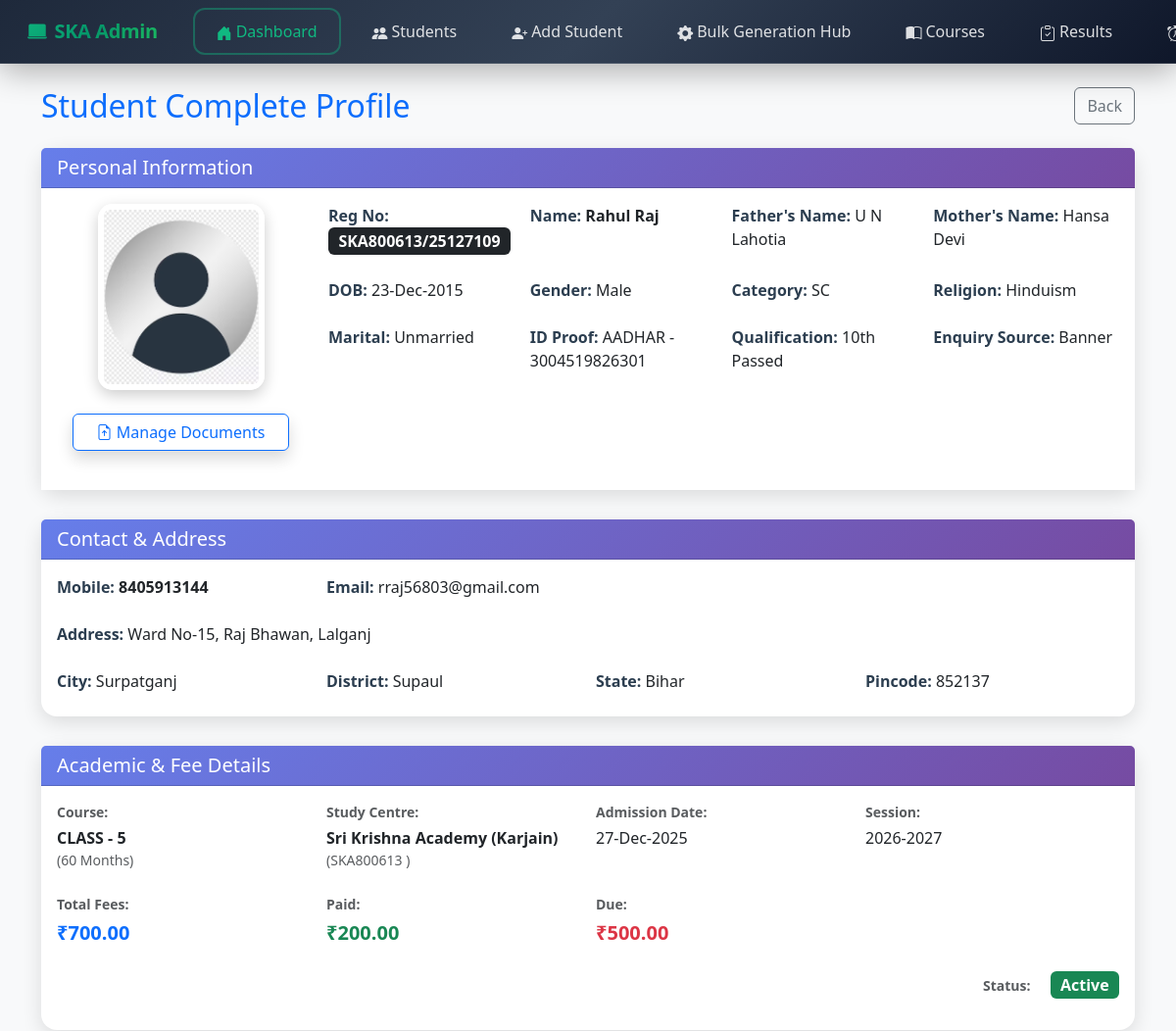
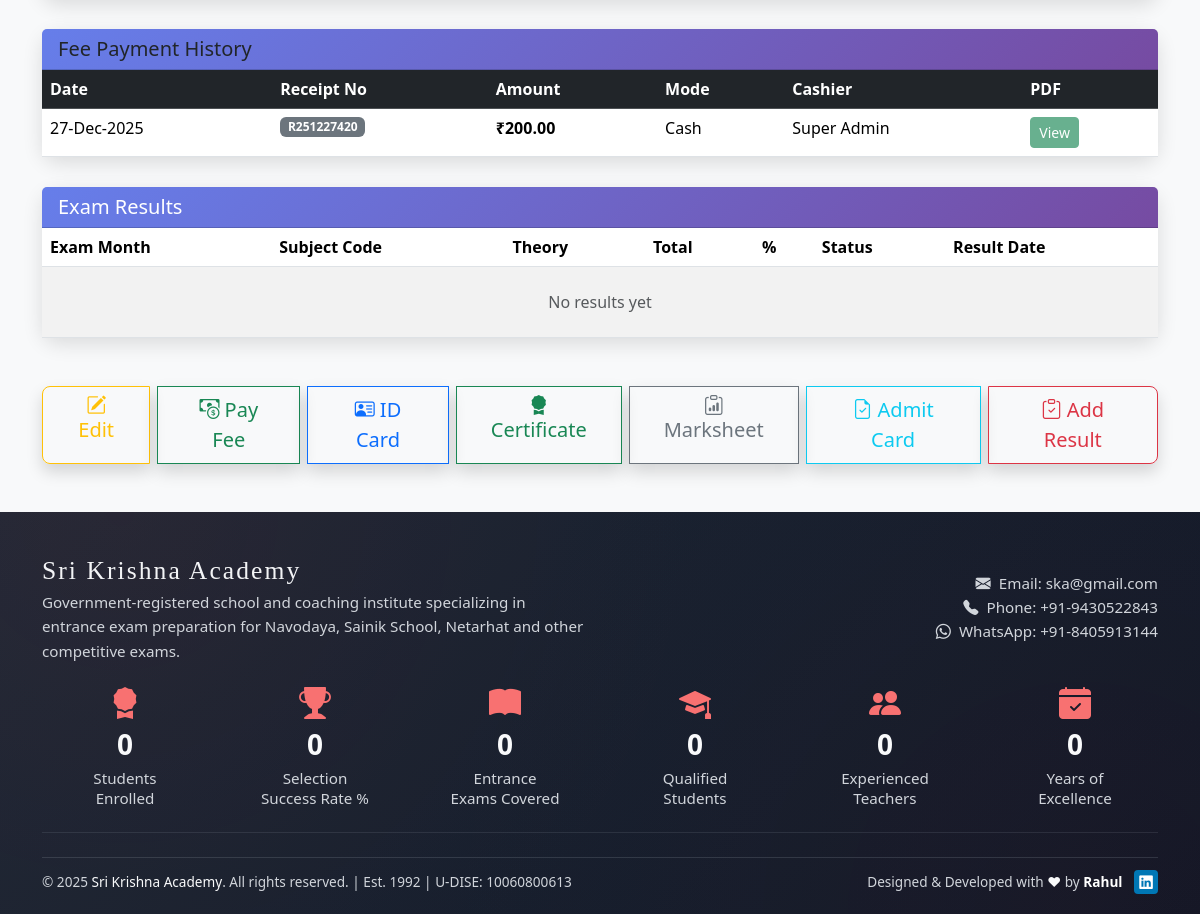
/admin/view-student?reg=SKA800613/25127109 (signed in), run on the app's committed database (2 pictures, top to bottom).
### tables this page shows
CREATE TABLE `students` (
  `id` int(11) NOT NULL,
  `reg_no` varchar(50) DEFAULT NULL,
  `student_name` varchar(100) DEFAULT NULL,
  `father_name` varchar(100) DEFAULT NULL,
  `mother_name` varchar(100) DEFAULT NULL,
  `dob` date DEFAULT NULL,
  `gender` enum('Male','Female','Other') DEFAULT NULL,
  `category` varchar(50) DEFAULT NULL,
  `marital_status` varchar(30) DEFAULT NULL,
  `identity_type` varchar(50) DEFAULT NULL,
  `id_number` varchar(50) DEFAULT NULL,
  `qualification` varchar(100) DEFAULT NULL,
  `mobile` varchar(15) DEFAULT NULL,
  `email` varchar(100) DEFAULT NULL,
  `address` text DEFAULT NULL,
  `pincode` varchar(10) DEFAULT NULL,
  `state` varchar(50) DEFAULT NULL,
  `district` varchar(50) DEFAULT NULL,
  `city` varchar(50) DEFAULT NULL,
  `study_center_code` varchar(20) DEFAULT NULL,
  `religion` varchar(50) DEFAULT NULL,
  `course_code` varchar(200) DEFAULT NULL,
  `session_year` varchar(20) DEFAULT NULL,
  `enquiry_source` varchar(100) DEFAULT NULL,
  `photo` varchar(255) DEFAULT NULL,
  `total_fees` decimal(10,2) DEFAULT NULL,
  `admission_date` date DEFAULT NULL,
  `status` varchar(20) DEFAULT 'Active',
  `id_card_generated` varchar(10) DEFAULT 'No' COMMENT 'Yes/No - ID card generation status',
  `marksheet_gen` varchar(10) NOT NULL DEFAULT 'No',
  `certificate_gen` varchar(10) NOT NULL DEFAULT 'No',
  `admit_card_gen` varchar(10) NOT NULL DEFAULT 'No',
  `marksheet_gen_date` date DEFAULT NULL,
  `certificate_gen_date` date DEFAULT NULL
);

CREATE TABLE `courses` (
  `id` int(11) NOT NULL,
  `course_code` varchar(20) NOT NULL,
  `course_name` varchar(100) NOT NULL,
  `duration` varchar(30) NOT NULL,
  `fees` decimal(8,2) NOT NULL,
  `is_active` tinyint(1) DEFAULT 1 COMMENT '1-Active\r\n0-Inactive',
  `created_at` datetime DEFAULT current_timestamp()
);

CREATE TABLE `study_centers` (
  `id` int(11) NOT NULL,
  `center_code` varchar(20) NOT NULL,
  `center_name` varchar(255) NOT NULL,
  `district` varchar(100) NOT NULL,
  `state` varchar(100) DEFAULT 'Bihar',
  `address` text DEFAULT NULL,
  `pincode` varchar(10) DEFAULT NULL,
  `phone` varchar(20) DEFAULT NULL,
  `is_active` tinyint(1) DEFAULT 1 COMMENT '1-Active\r\n0-Inactive',
  `created_at` timestamp NOT NULL DEFAULT current_timestamp()
);

CREATE TABLE `fee_payments` (
  `id` int(11) NOT NULL,
  `reg_no` varchar(50) NOT NULL,
  `amount` decimal(8,2) NOT NULL,
  `payment_mode` varchar(20) DEFAULT 'Cash',
  `receipt_no` varchar(30) DEFAULT NULL,
  `payment_date` date DEFAULT curdate(),
  `added_by` varchar(50) DEFAULT NULL,
  `created_at` datetime DEFAULT current_timestamp()
);

### admin/view-student.php (the view, shortened to what the rows shown need)
<?php
include '../includes/db.php';
$reg_no = $_GET['reg'];
$stmt = $pdo->prepare("
    SELECT s.*,
           c.course_name, c.duration,
           sc.center_name AS center_name, sc.center_code
    FROM students s
    LEFT JOIN courses c ON s.course_code = c.course_code
    LEFT JOIN study_centers sc ON s.study_center_code = sc.center_code
    WHERE s.reg_no = ?
");
$stmt->execute([$reg_no]);
$student = $stmt->fetch();
$paid_stmt = $pdo->prepare("SELECT COALESCE(SUM(amount), 0) FROM fee_payments WHERE reg_no = ?");
$paid_stmt->execute([$reg_no]);
$paid_fees = $paid_stmt->fetchColumn();
$due_fees = $student['total_fees'] - $paid_fees;
$payment_stmt = $pdo->prepare("SELECT * FROM fee_payments WHERE reg_no = ? ORDER BY payment_date DESC");
$payment_stmt->execute([$reg_no]);
$payments = $payment_stmt->fetchAll();
?>
<!DOCTYPE html>
<html lang="en">
<head>
    <link href="https://cdn.jsdelivr.net/npm/bootstrap@5.3.3/dist/css/bootstrap.min.css" rel="stylesheet">
    <link href="https://cdn.jsdelivr.net/npm/bootstrap-icons@1.11.0/font/bootstrap-icons.css" rel="stylesheet">
</head>
<body>
    <div class="container mt-4 mb-5">
        <div class="d-flex justify-content-between align-items-center mb-4">
            <h2 class="text-primary mb-0">Student Complete Profile</h2>
        </div>
        <div class="card section-card">
            <div class="card-body bg-white">
                <div class="row align-items-start">
                    <div class="col-lg-9">
                        <div class="row g-3">
                            <div class="col-lg-3 col-md-6 mb-2">
                                <span class="info-label">Reg No:</span>
                                <span class="badge bg-dark fs-6"><?= $reg_no ?></span>
                            </div>
                            <div class="col-lg-3 col-md-6 mb-2">
                                <span class="info-label">Name:</span>
                                <strong><?= htmlspecialchars($student['student_name']) ?></strong>
                            </div>
                            <div class="col-lg-3 col-md-6 mb-2">
                                <span class="info-label">Father's Name:</span>
                                <?= htmlspecialchars($student['father_name'] ?: '—') ?>
                            </div>
                            <div class="col-lg-3 col-md-6 mb-2">
                                <span class="info-label">Mother's Name:</span>
                                <?= htmlspecialchars($student['mother_name'] ?: '—') ?>
                            </div>
                            <div class="col-lg-3 col-md-6 mb-2">
                                <span class="info-label">DOB:</span>
                                <?= $student['dob'] ? date('d-M-Y', strtotime($student['dob'])) : '—' ?>
                            </div>
                            <div class="col-lg-3 col-md-6 mb-2">
                                <span class="info-label">Gender:</span>
                                <?= $student['gender'] ?: '—' ?>
                            </div>
                            <div class="col-lg-3 col-md-6 mb-2">
                                <span class="info-label">Category:</span>
                                <?= $student['category'] ?: '—' ?>
                            </div>
                            <div class="col-lg-3 col-md-6 mb-2">
                                <span class="info-label">Religion:</span>
                                <?= htmlspecialchars($student['religion'] ?: '—') ?>
                            </div>
                            <div class="col-lg-3 col-md-6 mb-2">
                                <span class="info-label">Marital:</span>
                                <?= $student['marital_status'] ?: '—' ?>
                            </div>
                            <div class="col-lg-3 col-md-6 mb-2">
                                <span class="info-label">ID Proof:</span>
                                <?= $student['identity_type'] ?> - <?= htmlspecialchars($student['id_number'] ?: '—') ?>
                            </div>
                            <div class="col-lg-3 col-md-6 mb-2">
                                <span class="info-label">Qualification:</span>
                                <?= htmlspecialchars($student['qualification'] ?: '—') ?>
                            </div>
                            <div class="col-lg-3 col-md-6 mb-2">
                                <span class="info-label">Enquiry Source:</span>
                                <?= htmlspecialchars($student['enquiry_source'] ?: '—') ?>
                            </div>
                        </div>
                    </div>
                </div>
            </div>
        </div>
        <div class="card section-card">
            <div class="card-body">
                <div class="row g-3">
                    <div class="col-lg-3 col-md-6 mb-2"><span class="info-label">Mobile:</span>
                        <strong><?= $student['mobile'] ?></strong>
                    </div>
                    <div class="col-lg-5 col-md-6 mb-2"><span class="info-label">Email:</span>
                        <?= $student['email'] ? htmlspecialchars($student['email']) : '—' ?></div>
                    <div class="col-lg-12 mb-2"><span class="info-label">Address:</span>
                        <?= nl2br(htmlspecialchars($student['address'] ?: '—')) ?></div>
                    <div class="col-lg-3 col-md-6 mb-2"><span class="info-label">City:</span>
                        <?= htmlspecialchars($student['city'] ?: '—') ?></div>
                    <div class="col-lg-3 col-md-6 mb-2"><span class="info-label">District:</span>
                        <?= htmlspecialchars($student['district'] ?: '—') ?></div>
                    <div class="col-lg-3 col-md-6 mb-2"><span class="info-label">State:</span>
                        <?= htmlspecialchars($student['state'] ?: '—') ?></div>
                    <div class="col-lg-3 col-md-6 mb-2"><span class="info-label">Pincode:</span>
                        <?= $student['pincode'] ?: '—' ?></div>
                </div>
            </div>
        </div>
        <div class="card section-card">
            <div class="card-body">
                <div class="row g-3 align-items-start">
                    <div class="col-lg-3 col-md-6 mb-2">
                        <small class="info-label d-block text-muted mb-1">Course:</small>
                        <strong class="d-block"><?= htmlspecialchars($student['course_name']) ?></strong>
                        <small
                            class="d-block text-muted"><?= $student['duration'] ? "({$student['duration']})" : '' ?></small>
                    </div>
                    <div class="col-lg-3 col-md-6 mb-2">
                        <small class="info-label d-block text-muted mb-1">Study Centre:</small>
                        <strong
                            class="d-block"><?= htmlspecialchars($student['center_name'] ?: 'Main Centre') ?></strong>
                        <small
                            class="d-block text-muted"><?= $student['center_code'] ? "({$student['center_code']})" : '' ?></small>
                    </div>
                    <div class="col-lg-3 col-md-6 mb-2">
                        <small class="info-label d-block text-muted mb-1">Admission Date:</small>
                        <span class="d-block"><?= date('d-M-Y', strtotime($student['admission_date'])) ?></span>
                    </div>
                    <div class="col-lg-3 col-md-6 mb-2">
                        <small class="info-label d-block text-muted mb-1">Session:</small>
                        <?= $student['session_year'] ?: '—' ?>
                    </div>
                    <div class="col-lg-3 col-md-6 mb-2">
                        <small class="info-label d-block text-muted mb-1">Total Fees:</small>
                        <strong
                            class="text-primary fs-5 d-block">₹<?= number_format($student['total_fees'], 2) ?></strong>
                    </div>
                    <div class="col-lg-3 col-md-6 mb-2">
                        <small class="info-label d-block text-muted mb-1">Paid:</small>
                        <strong class="text-success fs-5 d-block">₹<?= number_format($paid_fees, 2) ?></strong>
                    </div>
                    <div class="col-lg-3 col-md-6 mb-2">
                        <small class="info-label d-block text-muted mb-1">Due:</small>
                        <strong class="text-danger fs-5 d-block">₹<?= number_format($due_fees, 2) ?></strong>
                    </div>
                    <div class="col-12 text-end mb-3">
                        <small class="info-label d-inline-block text-muted me-3">Status:</small>
                        <?php
                        $status = $student['status'] ?? 'Active';
                        if ($status == 'Active')
                            $color = 'success';
                        elseif ($status == 'Completed')
                            $color = 'primary';
                        elseif ($status == 'Dropped')
                            $color = 'danger';
                        else
                            $color = 'warning';
                        ?>
                        <span class="badge bg-<?= $color ?> fs-6"><?= $status ?></span>
                    </div>
                </div>
            </div>
        </div>
        <div class="card section-card">
            <div class="card-body p-0">
                <div class="table-responsive">
                    <table class="table table-hover mb-0">
                        <thead class="table-dark">
                            <tr>
                                <th>Date</th>
                                <th>Receipt No</th>
                                <th>Amount</th>
                                <th>Mode</th>
                                <th>Cashier</th>
                                <th>PDF</th>
                            </tr>
                        </thead>
                        <tbody>
                            <?php foreach ($payments as $p): ?>
                                <tr>
                                    <td><?= date('d-M-Y', strtotime($p['payment_date'])) ?></td>
                                    <td><span class="badge bg-secondary"><?= $p['receipt_no'] ?></span></td>
                                    <td><strong>₹<?= number_format($p['amount'], 2) ?></strong></td>
                                    <td><?= htmlspecialchars($p['payment_mode']) ?></td>
                                    <td><?= htmlspecialchars($p['added_by']) ?></td>
                                    <td>
                                        <span class="btn btn-sm btn-success disabled"
                                            style="pointer-events: none; cursor: not-allowed;" title="Not available">
                                            View
                                        </span>
                                    </td>
                                </tr>
                            <?php endforeach; ?>
                        </tbody>
                    </table>
                </div>
            </div>
        </div>
        <div class="card section-card">
            <div class="card-body p-0">
                <div class="table-responsive">
                    <table class="table table-striped mb-0">
                        <thead class="bg-light">
                            <tr>
                                <th>Exam Month</th>
                                <th>Subject Code</th>
                                <th>Theory</th>
                                <th>Total</th>
                                <th>%</th>
                                <th>Status</th>
                                <th>Result Date</th>
                            </tr>
                        </thead>
                    </table>
                </div>
            </div>
        </div>
    </div>
</body>
</html>

### data on the page
students: student_name "Rahul Raj", father_name "U N Lahotia", mother_name "Hansa Devi", dob "23-Dec-2015", gender "Male", category "SC", religion "Hinduism", marital_status "Unmarried", identity_type "AADHAR", id_number "3004519826301", qualification "10th Passed", enquiry_source "Banner", mobile "8405913144", email "rraj56803@gmail.com", address "Ward No-15, Raj Bhawan, Lalganj", city "Surpatganj", district "Supaul", state "Bihar", pincode "852137", courses.course_name "CLASS - 5", courses.duration "60 Months", study_centers.center_name "Sri Krishna Academy (Karjain)", study_centers.center_code "SKA800613", admission_date "27-Dec-2025", session_year "2026-2027", total_fees "700.00", status "Active"
fee_payments: payment_date "27-Dec-2025", receipt_no "R251227420", amount "200.00", payment_mode "Cash", added_by "Super Admin"

### other printed values
$reg_no "SKA800613/25127109"
$paid_fees "200.00"
$due_fees "500.00"
